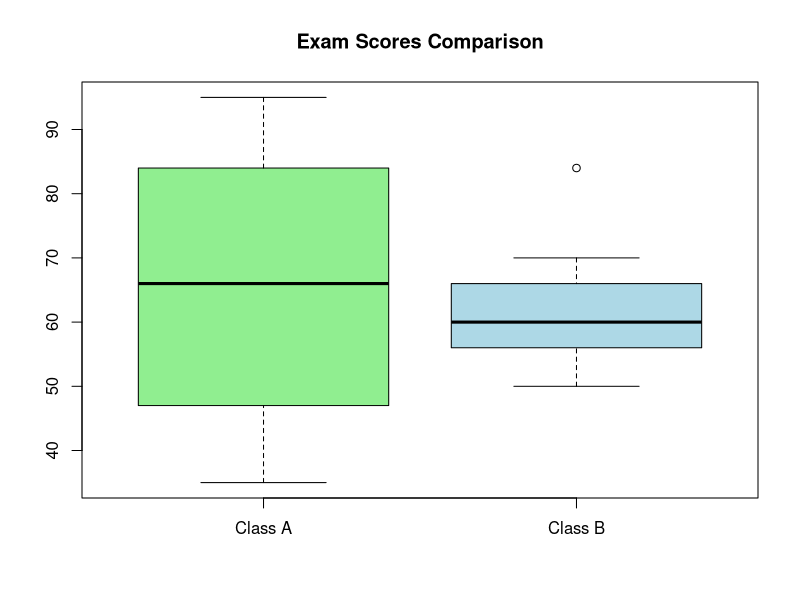

Here is the R script that generated this plot:
A <- c(76,35,47,64,95,66,89,36,84)
B <- c(51,56,84,60,59,70,63,66,50)
# Mean
mean(A)
mean(B)
# Median
median(A)
median(B)
# Range
range(A)
diff(range(A))
range(B)
diff(range(B))
# Boxplot
boxplot(A, B,
        names=c("Class A","Class B"),
        col=c("lightgreen","lightblue"),
        main="Exam Scores Comparison")
